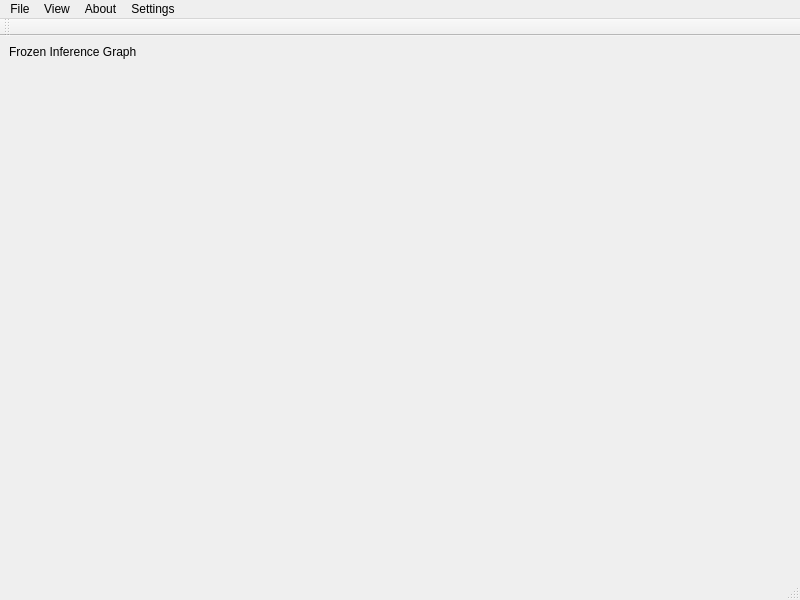
<?xml version="1.0" encoding="UTF-8"?>
<ui version="4.0">
 <class>MainWindow</class>
 <widget class="QMainWindow" name="MainWindow">
  <property name="geometry">
   <rect>
    <x>0</x>
    <y>0</y>
    <width>800</width>
    <height>600</height>
   </rect>
  </property>
  <property name="minimumSize">
   <size>
    <width>800</width>
    <height>0</height>
   </size>
  </property>
  <property name="windowTitle">
   <string>MainWindow</string>
  </property>
  <widget class="QWidget" name="centralwidget">
   <layout class="QVBoxLayout" name="verticalLayout_2">
    <item>
     <widget class="QLabel" name="label">
      <property name="text">
       <string>Frozen Inference Graph</string>
      </property>
      <property name="alignment">
       <set>Qt::AlignLeading|Qt::AlignLeft|Qt::AlignTop</set>
      </property>
     </widget>
    </item>
   </layout>
  </widget>
  <widget class="QMenuBar" name="menubar">
   <property name="geometry">
    <rect>
     <x>0</x>
     <y>0</y>
     <width>800</width>
     <height>22</height>
    </rect>
   </property>
   <widget class="QMenu" name="menuFile">
    <property name="title">
     <string>File</string>
    </property>
   </widget>
   <widget class="QMenu" name="menuView">
    <property name="title">
     <string>View</string>
    </property>
   </widget>
   <widget class="QMenu" name="menuAbout">
    <property name="title">
     <string>About</string>
    </property>
   </widget>
   <widget class="QMenu" name="menuSettings">
    <property name="title">
     <string>Settings</string>
    </property>
   </widget>
   <addaction name="menuFile"/>
   <addaction name="menuView"/>
   <addaction name="menuAbout"/>
   <addaction name="menuSettings"/>
  </widget>
  <widget class="QStatusBar" name="statusbar">
   <property name="accessibleName">
    <string>sdad</string>
   </property>
  </widget>
  <widget class="QToolBar" name="toolBar">
   <property name="windowTitle">
    <string>toolBar</string>
   </property>
   <attribute name="toolBarArea">
    <enum>TopToolBarArea</enum>
   </attribute>
   <attribute name="toolBarBreak">
    <bool>false</bool>
   </attribute>
  </widget>
 </widget>
 <resources/>
 <connections/>
</ui>
